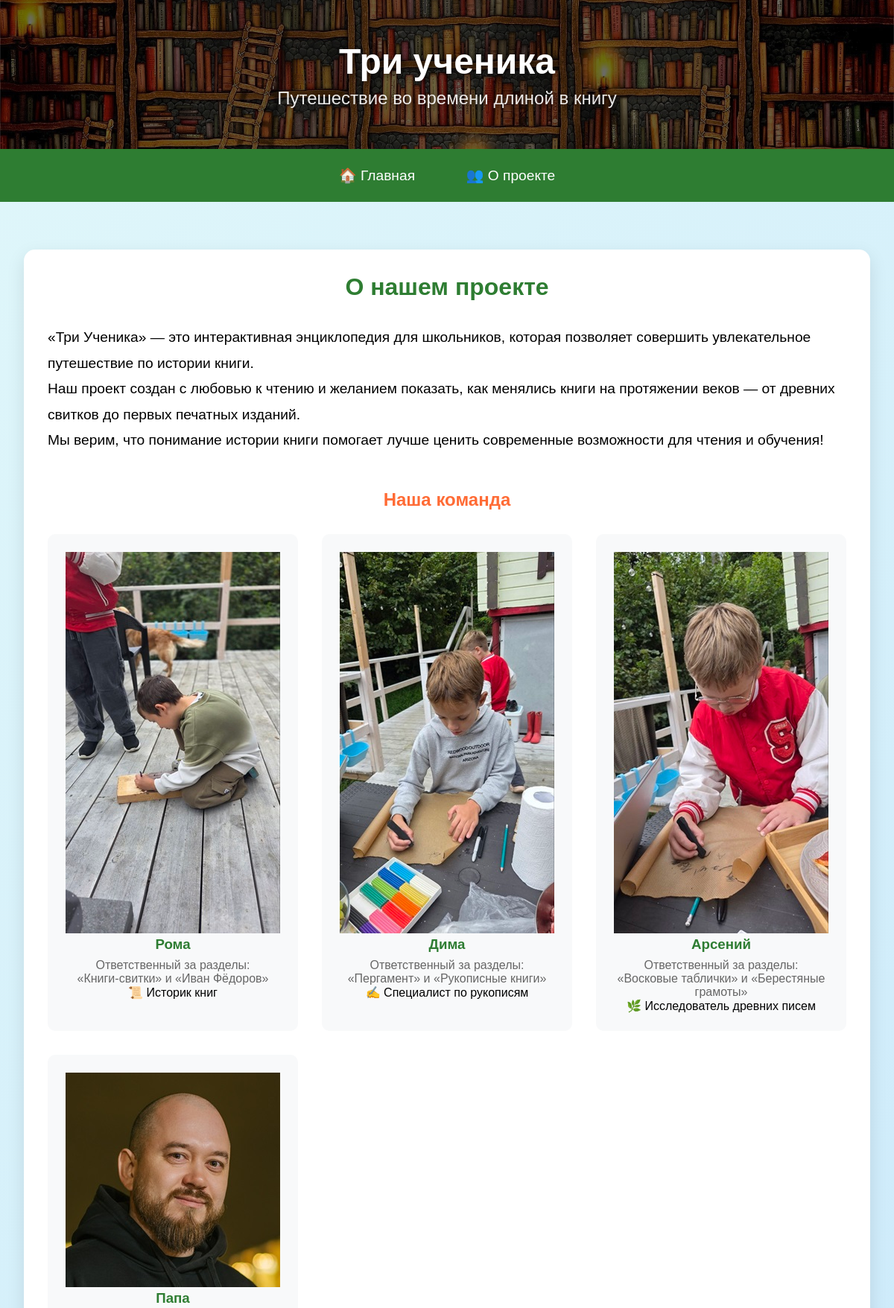
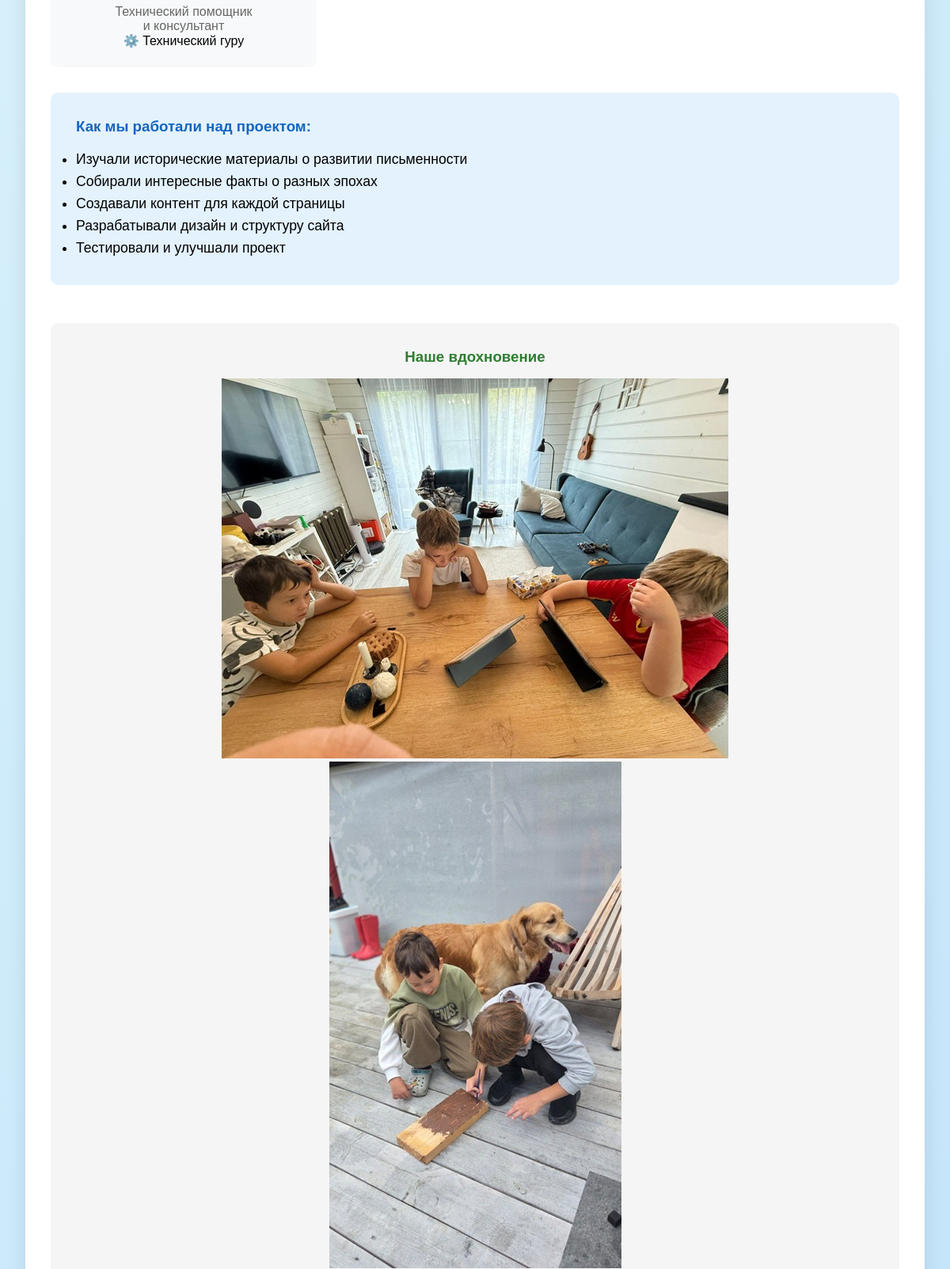
The page /about/ (upper part) on the database its author committed (2 pictures, top to bottom).
### timeline/models.py (models this page shows, shortened)
class SiteSettings(models.Model):
    site_name = models.CharField(max_length=200, default="КНИГАtime")
    site_subtitle = models.CharField(max_length=300, default="Путешествие во времени длиной в книгу")
    header_background = models.ImageField(
        upload_to='site_settings/',
        default='default_header.jpg',
        verbose_name="Фон шапки"
    )
    updated_at = models.DateTimeField(auto_now=True)
    class Meta:
        verbose_name = "Настройки сайта"
        verbose_name_plural = "Настройки сайта"
    @classmethod
    def load(cls):
        obj, created = cls.objects.get_or_create(pk=1)
        return obj

### eras/views.py (the view)
# urls.py: path('about/', about, name='about'),  # переносим about на верхний уровень
def about(request):
    team_members = [
        {'name': 'Рома', 'role': 'Книги-свитки, Иван Фёдоров'},
        {'name': 'Дима', 'role': 'Пергамент, Рукописные книги'},
        {'name': 'Арсений', 'role': 'Восковые таблички, Берестяные грамоты'},
        {'name': 'Папа', 'role': 'Технический помощник'}
    ]
    return render(request, 'eras/about.html', {'team_members': team_members})

### timeline/context_processors.py (called while the page is built)
def site_settings(request):
    return {'site_settings': SiteSettings.load()}

### templates/eras/about.html (shortened to what this page needs)
{% extends 'base.html' %}
{% load static %}
{% block content %}
<div class="page-content">
    <h1 style="color: #2e7d32; text-align: center; margin-bottom: 2rem;">О нашем проекте</h1>
    <div style="font-size: 1.2rem; line-height: 1.8; margin-bottom: 3rem;">
        <p>«Три Ученика» — это интерактивная энциклопедия для школьников, которая позволяет совершить увлекательное путешествие по истории книги.</p>
        <p>Наш проект создан с любовью к чтению и желанием показать, как менялись книги на протяжении веков — от древних свитков до первых печатных изданий.</p>
        <p>Мы верим, что понимание истории книги помогает лучше ценить современные возможности для чтения и обучения!</p>
    </div>
    <h2 style="color: #ff6b35; text-align: center; margin: 2rem 0;">Наша команда</h2>
    <div class="team-grid">
        <div class="team-member">
            <div class="team-photo">
                <img src="{% static 'images/team/roma.jpg' %}" alt="Рома"
                     onerror="this.onerror=null; this.src='{% static 'images/team/placeholder.jpg' %}'">
            </div>
            <h3>Рома</h3>
            <p style="color: #666;">Ответственный за разделы:<br>«Книги-свитки» и «Иван Фёдоров»</p>
            <div class="team-badge">📜 Историк книг</div>
        </div>
        <div class="team-member">
            <div class="team-photo">
                <img src="{% static 'images/team/dima.jpg' %}" alt="Дима"
                     onerror="this.onerror=null; this.src='{% static 'images/team/placeholder.jpg' %}'">
            </div>
            <h3>Дима</h3>
            <p style="color: #666;">Ответственный за разделы:<br>«Пергамент» и «Рукописные книги»</p>
            <div class="team-badge">✍️ Специалист по рукописям</div>
        </div>
        <div class="team-member">
            <div class="team-photo">
                <img src="{% static 'images/team/arseniy.jpg' %}" alt="Арсений"
                     onerror="this.onerror=null; this.src='{% static 'images/team/placeholder.jpg' %}'">
            </div>
            <h3>Арсений</h3>
            <p style="color: #666;">Ответственный за разделы:<br>«Восковые таблички» и «Берестяные грамоты»</p>
            <div class="team-badge">🌿 Исследователь древних писем</div>
        </div>
        <div class="team-member">
            <div class="team-photo">
                <img src="{% static 'images/team/dad.jpg' %}" alt="Папа"
                     onerror="this.onerror=null; this.src='{% static 'images/team/placeholder.jpg' %}'">
            </div>
            <h3>Папа</h3>
            <p style="color: #666;">Технический помощник<br>и консультант</p>
            <div class="team-badge">⚙️ Технический гуру</div>
        </div>
    </div>
    <div style="background: #e3f2fd; padding: 2rem; border-radius: 10px; margin-top: 2rem;">
        <h3 style="color: #1565c0; margin-bottom: 1rem;">Как мы работали над проектом:</h3>
        <ul style="font-size: 1.1rem; line-height: 1.6;">
            <li>Изучали исторические материалы о развитии письменности</li>
            <li>Собирали интересные факты о разных эпохах</li>
            <li>Создавали контент для каждой страницы</li>
            <li>Разрабатывали дизайн и структуру сайта</li>
            <li>Тестировали и улучшали проект</li>
        </ul>
    </div>
    <div style="text-align: center; margin-top: 3rem; padding: 2rem; background: #f5f5f5; border-radius: 10px;">
        <h3 style="color: #2e7d32; margin-bottom: 1rem;">Наше вдохновение</h3>
        <div class="inspiration-gallery">
            <div class="inspiration-image">
                <img src="{% static 'images/team/inspiration1.jpg' %}" alt="История книги"
                     onerror="this.style.display='none'">
            </div>
            <div class="inspiration-image">
                <img src="{% static 'images/team/inspiration2.jpg' %}" alt="Древние рукописи"
                     onerror="this.style.display='none'">
            </div>
        </div>
    </div>
</div>
{% endblock %}

### templates/base.html (shortened to what this page needs)
<!DOCTYPE html>
<html lang="ru">
<head>
</head>
<body>
    <header class="header">
        <h1>{{ site_settings.site_name|default:"Три ученика" }}</h1>
        <div class="subtitle">{{ site_settings.site_subtitle|default:"Путешествие во времени длиной в книгу" }}</div>
    </header>
    <nav class="nav">
        <a href="{% url 'home' %}">🏠 Главная</a>
        <a href="{% url 'about' %}">👥 О проекте</a>
    </nav>
    <main class="container">
        {% block content %}
        {% endblock %}
    </main>
</body>
</html>

### rows shown on the page
SiteSettings: site_name "Три ученика", site_subtitle "Путешествие во времени длиной в книгу"
